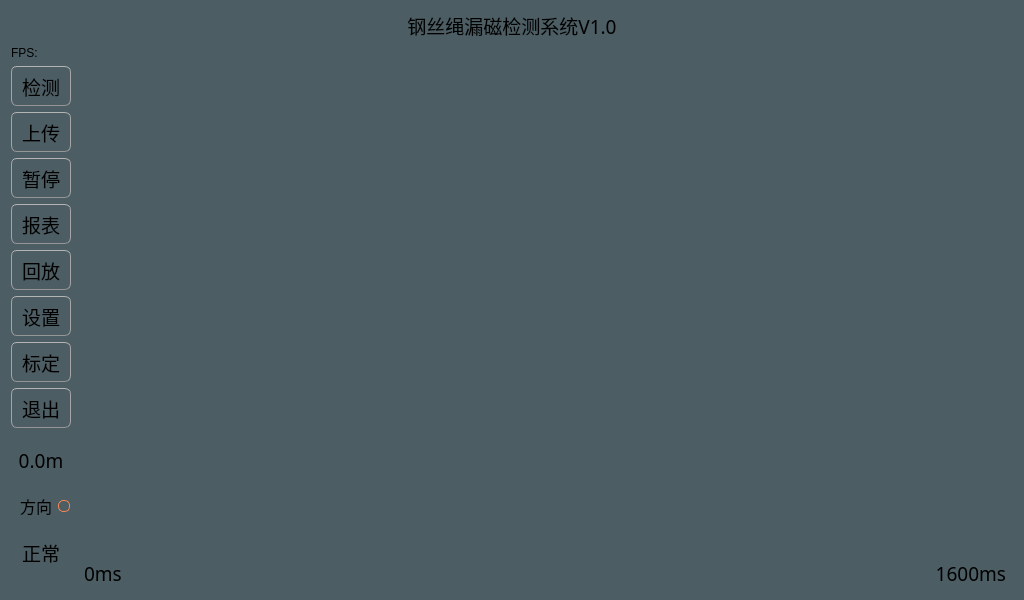
<?xml version="1.0" encoding="UTF-8"?>
<ui version="4.0">
 <class>MyWidget</class>
 <widget class="QWidget" name="MyWidget">
  <property name="geometry">
   <rect>
    <x>0</x>
    <y>0</y>
    <width>1024</width>
    <height>600</height>
   </rect>
  </property>
  <property name="windowTitle">
   <string>MyWidget</string>
  </property>
  <property name="styleSheet">
   <string notr="true">QPushButton{
	color:rgb(17,17,17);
	border-width: 1px;
	border-radius: 6px;
	border-bottom-color: rgb(150,150,150);
	border-right-color: rgb(165,165,165);
	border-left-color: rgb(165,165,165);
	border-top-color: rgb(180,180,180);
	border-style: solid;
	padding: 4px;
	background-color: qlineargradient(spread:pad, x1:0.5, y1:1, x2:0.5, y2:0, stop:0 rgba(155, 187, 89, 255), stop:1 rgba(255, 255, 255, 255));
}
QPushButton:default{
	color:rgb(17,17,17);
	border-width: 1px;
	border-radius: 6px;
	border-bottom-color: rgb(150,150,150);
	border-right-color: rgb(165,165,165);
	border-left-color: rgb(165,165,165);
	border-top-color: rgb(180,180,180);
	border-style: solid;
	padding: 4px;
	background-color: qlineargradient(spread:pad, x1:0.5, y1:1, x2:0.5, y2:0, stop:0 rgba(155, 187, 89, 255), stop:1 rgba(255, 255, 255, 255));
}
QPushButton:pressed{
	color:rgb(17,17,17);
	border-width: 1px;
	border-radius: 6px;
	border-width: 1px;
	border-top-color: rgba(255,150,60,200);
	border-right-color: qlineargradient(spread:pad, x1:0, y1:1, x2:1, y2:0, stop:0 rgba(200, 70, 20, 255), stop:1 rgba(255,150,60, 200));
	border-left-color:  qlineargradient(spread:pad, x1:1, y1:0, x2:0, y2:0, stop:0 rgba(200, 70, 20, 255), stop:1 rgba(255,150,60, 200));
	border-bottom-color: rgba(200,70,20,200);
	border-style: solid;
	padding: 2px;
	background-color: qlineargradient(spread:pad, x1:0.5, y1:1, x2:0.5, y2:0, stop:0 rgba(155, 187, 89, 255), stop:1 rgba(255, 255, 255, 255));
}
QPushButton:disabled{
	color:rgb(174,167,159);
	border-width: 1px;
	border-radius: 6px;
	background-color: qlineargradient(spread:pad, x1:0.5, y1:1, x2:0.5, y2:0, stop:0 rgba(155, 187, 89, 255), stop:1 rgba(255, 255, 255, 255));
}
QRadioButton {
	padding: 1px;
}
QRadioButton::indicator:checked {
	height: 10px;
	width: 10px;
	border-style:solid;
	border-radius:5px;
	border-width: 1px;
	border-color: rgba(246, 134, 86, 255);
	color: #a9b7c6;
	background-color:rgba(246, 134, 86, 255);
}
QRadioButton::indicator:!checked {
	height: 10px;
	width: 10px;
	border-style:solid;
	border-radius:5px;
	border-width: 1px;
	border-color: rgb(246, 134, 86);
	color: #a9b7c6;
	background-color: transparent;
}
QWidget {
	background-color:#f0f0f0;
}
QLabel {
	color:rgb(17,17,17);
}
QWidget {
	color:rgb(0,0,0);
	background-color:rgb(76,93,99);
}</string>
  </property>
  <layout class="QVBoxLayout" name="verticalLayout" stretch="10,0,300,1">
   <item>
    <widget class="QLabel" name="label_title">
     <property name="font">
      <font>
       <family>幼圆</family>
       <pointsize>14</pointsize>
      </font>
     </property>
     <property name="styleSheet">
      <string notr="true"/>
     </property>
     <property name="text">
      <string>钢丝绳漏磁检测系统V1.0</string>
     </property>
     <property name="alignment">
      <set>Qt::AlignCenter</set>
     </property>
    </widget>
   </item>
   <item>
    <widget class="QLabel" name="label">
     <property name="text">
      <string>FPS:</string>
     </property>
    </widget>
   </item>
   <item>
    <layout class="QHBoxLayout" name="horizontalLayout" stretch="0,1,600,1">
     <item>
      <layout class="QVBoxLayout" name="verticalLayout_2" stretch="1,0,1,1,1,1,0,1,2,1,0,0,5">
       <item>
        <widget class="QPushButton" name="pushButton_start">
         <property name="minimumSize">
          <size>
           <width>60</width>
           <height>40</height>
          </size>
         </property>
         <property name="font">
          <font>
           <family>宋体</family>
           <pointsize>14</pointsize>
          </font>
         </property>
         <property name="text">
          <string>检测</string>
         </property>
        </widget>
       </item>
       <item>
        <widget class="QPushButton" name="pushButton_upload">
         <property name="minimumSize">
          <size>
           <width>60</width>
           <height>40</height>
          </size>
         </property>
         <property name="font">
          <font>
           <family>宋体</family>
           <pointsize>14</pointsize>
          </font>
         </property>
         <property name="text">
          <string>上传</string>
         </property>
        </widget>
       </item>
       <item>
        <widget class="QPushButton" name="pushButton_stop">
         <property name="minimumSize">
          <size>
           <width>60</width>
           <height>40</height>
          </size>
         </property>
         <property name="font">
          <font>
           <family>宋体</family>
           <pointsize>14</pointsize>
          </font>
         </property>
         <property name="text">
          <string>暂停</string>
         </property>
        </widget>
       </item>
       <item>
        <widget class="QPushButton" name="pushButton_report">
         <property name="minimumSize">
          <size>
           <width>60</width>
           <height>40</height>
          </size>
         </property>
         <property name="font">
          <font>
           <family>宋体</family>
           <pointsize>14</pointsize>
          </font>
         </property>
         <property name="text">
          <string>报表</string>
         </property>
        </widget>
       </item>
       <item>
        <widget class="QPushButton" name="pushButton_back">
         <property name="minimumSize">
          <size>
           <width>60</width>
           <height>40</height>
          </size>
         </property>
         <property name="font">
          <font>
           <family>宋体</family>
           <pointsize>14</pointsize>
          </font>
         </property>
         <property name="text">
          <string>回放</string>
         </property>
        </widget>
       </item>
       <item>
        <widget class="QPushButton" name="pushButton_set">
         <property name="minimumSize">
          <size>
           <width>60</width>
           <height>40</height>
          </size>
         </property>
         <property name="font">
          <font>
           <family>宋体</family>
           <pointsize>14</pointsize>
          </font>
         </property>
         <property name="text">
          <string>设置</string>
         </property>
        </widget>
       </item>
       <item>
        <widget class="QPushButton" name="pushButton_dema">
         <property name="minimumSize">
          <size>
           <width>60</width>
           <height>40</height>
          </size>
         </property>
         <property name="font">
          <font>
           <family>宋体</family>
           <pointsize>14</pointsize>
          </font>
         </property>
         <property name="text">
          <string>标定</string>
         </property>
        </widget>
       </item>
       <item>
        <widget class="QPushButton" name="pushButton_quit">
         <property name="minimumSize">
          <size>
           <width>60</width>
           <height>40</height>
          </size>
         </property>
         <property name="font">
          <font>
           <family>宋体</family>
           <pointsize>14</pointsize>
          </font>
         </property>
         <property name="text">
          <string>退出</string>
         </property>
        </widget>
       </item>
       <item>
        <spacer name="verticalSpacer_2">
         <property name="orientation">
          <enum>Qt::Vertical</enum>
         </property>
         <property name="sizeHint" stdset="0">
          <size>
           <width>20</width>
           <height>40</height>
          </size>
         </property>
        </spacer>
       </item>
       <item>
        <widget class="QLabel" name="label_distance">
         <property name="minimumSize">
          <size>
           <width>60</width>
           <height>40</height>
          </size>
         </property>
         <property name="font">
          <font>
           <family>Agency FB</family>
           <pointsize>14</pointsize>
          </font>
         </property>
         <property name="layoutDirection">
          <enum>Qt::LeftToRight</enum>
         </property>
         <property name="text">
          <string>0.0m</string>
         </property>
         <property name="alignment">
          <set>Qt::AlignCenter</set>
         </property>
        </widget>
       </item>
       <item>
        <widget class="QRadioButton" name="radioButton_distance_dir">
         <property name="minimumSize">
          <size>
           <width>60</width>
           <height>40</height>
          </size>
         </property>
         <property name="font">
          <font>
           <family>宋体</family>
           <pointsize>12</pointsize>
          </font>
         </property>
         <property name="layoutDirection">
          <enum>Qt::RightToLeft</enum>
         </property>
         <property name="text">
          <string>方向</string>
         </property>
        </widget>
       </item>
       <item>
        <widget class="QLabel" name="label_defect">
         <property name="minimumSize">
          <size>
           <width>60</width>
           <height>40</height>
          </size>
         </property>
         <property name="font">
          <font>
           <family>Agency FB</family>
           <pointsize>14</pointsize>
          </font>
         </property>
         <property name="text">
          <string>正常</string>
         </property>
         <property name="alignment">
          <set>Qt::AlignCenter</set>
         </property>
        </widget>
       </item>
       <item>
        <spacer name="verticalSpacer_3">
         <property name="orientation">
          <enum>Qt::Vertical</enum>
         </property>
         <property name="sizeHint" stdset="0">
          <size>
           <width>20</width>
           <height>40</height>
          </size>
         </property>
        </spacer>
       </item>
      </layout>
     </item>
     <item>
      <spacer name="horizontalSpacer_2">
       <property name="orientation">
        <enum>Qt::Horizontal</enum>
       </property>
       <property name="sizeHint" stdset="0">
        <size>
         <width>40</width>
         <height>20</height>
        </size>
       </property>
      </spacer>
     </item>
     <item>
      <layout class="QVBoxLayout" name="verticalLayout_3" stretch="400,250,5">
       <property name="spacing">
        <number>0</number>
       </property>
       <property name="sizeConstraint">
        <enum>QLayout::SetMinimumSize</enum>
       </property>
       <item>
        <widget class="QChartView" name="widget_coil" native="true">
         <property name="sizePolicy">
          <sizepolicy hsizetype="Preferred" vsizetype="Preferred">
           <horstretch>0</horstretch>
           <verstretch>0</verstretch>
          </sizepolicy>
         </property>
        </widget>
       </item>
       <item>
        <widget class="QChartView" name="widget_hall" native="true">
         <property name="sizePolicy">
          <sizepolicy hsizetype="Preferred" vsizetype="Preferred">
           <horstretch>0</horstretch>
           <verstretch>0</verstretch>
          </sizepolicy>
         </property>
        </widget>
       </item>
       <item>
        <layout class="QHBoxLayout" name="horizontalLayout_2" stretch="1,100,100,1">
         <item>
          <spacer name="horizontalSpacer_3">
           <property name="orientation">
            <enum>Qt::Horizontal</enum>
           </property>
           <property name="sizeHint" stdset="0">
            <size>
             <width>40</width>
             <height>20</height>
            </size>
           </property>
          </spacer>
         </item>
         <item>
          <widget class="QLabel" name="label_axisX1">
           <property name="font">
            <font>
             <family>宋体</family>
             <pointsize>14</pointsize>
            </font>
           </property>
           <property name="text">
            <string>0ms</string>
           </property>
          </widget>
         </item>
         <item>
          <widget class="QLabel" name="label_axisX2">
           <property name="font">
            <font>
             <family>宋体</family>
             <pointsize>14</pointsize>
            </font>
           </property>
           <property name="text">
            <string>1600ms</string>
           </property>
           <property name="alignment">
            <set>Qt::AlignRight|Qt::AlignTrailing|Qt::AlignVCenter</set>
           </property>
          </widget>
         </item>
         <item>
          <spacer name="horizontalSpacer_4">
           <property name="orientation">
            <enum>Qt::Horizontal</enum>
           </property>
           <property name="sizeHint" stdset="0">
            <size>
             <width>40</width>
             <height>20</height>
            </size>
           </property>
          </spacer>
         </item>
        </layout>
       </item>
      </layout>
     </item>
     <item>
      <spacer name="horizontalSpacer">
       <property name="orientation">
        <enum>Qt::Horizontal</enum>
       </property>
       <property name="sizeHint" stdset="0">
        <size>
         <width>40</width>
         <height>30</height>
        </size>
       </property>
      </spacer>
     </item>
    </layout>
   </item>
   <item>
    <spacer name="verticalSpacer">
     <property name="orientation">
      <enum>Qt::Vertical</enum>
     </property>
     <property name="sizeHint" stdset="0">
      <size>
       <width>20</width>
       <height>40</height>
      </size>
     </property>
    </spacer>
   </item>
  </layout>
 </widget>
 <layoutdefault spacing="6" margin="11"/>
 <customwidgets>
  <customwidget>
   <class>QChartView</class>
   <extends>QWidget</extends>
   <header>qchartview.h</header>
   <container>1</container>
  </customwidget>
 </customwidgets>
 <resources/>
 <connections/>
</ui>
